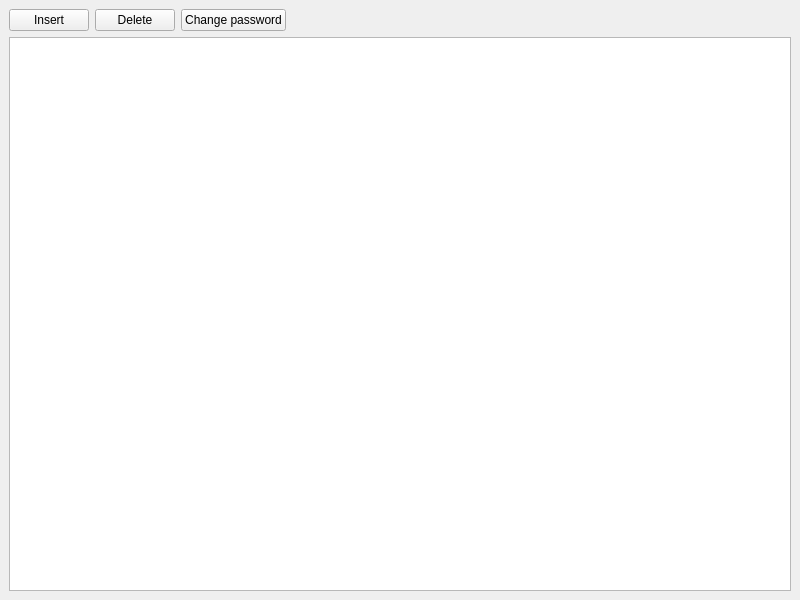
<?xml version="1.0" encoding="UTF-8"?>
<ui version="4.0">
 <class>UsersWindow</class>
 <widget class="QMainWindow" name="UsersWindow">
  <property name="windowModality">
   <enum>Qt::ApplicationModal</enum>
  </property>
  <property name="geometry">
   <rect>
    <x>0</x>
    <y>0</y>
    <width>800</width>
    <height>600</height>
   </rect>
  </property>
  <property name="windowTitle">
   <string>Users</string>
  </property>
  <property name="windowIcon">
   <iconset resource="app.qrc">
    <normaloff>:/app.png</normaloff>:/app.png</iconset>
  </property>
  <widget class="QWidget" name="centralwidget">
   <layout class="QVBoxLayout" name="verticalLayout">
    <item>
     <layout class="QHBoxLayout" name="horizontalLayout">
      <item>
       <widget class="QPushButton" name="user_insert">
        <property name="text">
         <string>Insert</string>
        </property>
       </widget>
      </item>
      <item>
       <widget class="QPushButton" name="user_delete">
        <property name="text">
         <string>Delete</string>
        </property>
       </widget>
      </item>
      <item>
       <widget class="QPushButton" name="user_set_password">
        <property name="text">
         <string>Change password</string>
        </property>
       </widget>
      </item>
      <item>
       <spacer name="horizontalSpacer">
        <property name="orientation">
         <enum>Qt::Horizontal</enum>
        </property>
        <property name="sizeHint" stdset="0">
         <size>
          <width>40</width>
          <height>20</height>
         </size>
        </property>
       </spacer>
      </item>
     </layout>
    </item>
    <item>
     <widget class="QTableWidget" name="users">
      <property name="minimumSize">
       <size>
        <width>0</width>
        <height>150</height>
       </size>
      </property>
      <property name="maximumSize">
       <size>
        <width>16777215</width>
        <height>16777215</height>
       </size>
      </property>
      <property name="palette">
       <palette>
        <active>
         <colorrole role="Highlight">
          <brush brushstyle="SolidPattern">
           <color alpha="255">
            <red>0</red>
            <green>120</green>
            <blue>215</blue>
           </color>
          </brush>
         </colorrole>
         <colorrole role="HighlightedText">
          <brush brushstyle="SolidPattern">
           <color alpha="255">
            <red>255</red>
            <green>255</green>
            <blue>255</blue>
           </color>
          </brush>
         </colorrole>
        </active>
        <inactive>
         <colorrole role="Highlight">
          <brush brushstyle="SolidPattern">
           <color alpha="255">
            <red>0</red>
            <green>120</green>
            <blue>215</blue>
           </color>
          </brush>
         </colorrole>
         <colorrole role="HighlightedText">
          <brush brushstyle="SolidPattern">
           <color alpha="255">
            <red>255</red>
            <green>255</green>
            <blue>255</blue>
           </color>
          </brush>
         </colorrole>
        </inactive>
        <disabled>
         <colorrole role="Highlight">
          <brush brushstyle="SolidPattern">
           <color alpha="255">
            <red>0</red>
            <green>120</green>
            <blue>215</blue>
           </color>
          </brush>
         </colorrole>
         <colorrole role="HighlightedText">
          <brush brushstyle="SolidPattern">
           <color alpha="255">
            <red>255</red>
            <green>255</green>
            <blue>255</blue>
           </color>
          </brush>
         </colorrole>
        </disabled>
       </palette>
      </property>
      <property name="selectionMode">
       <enum>QAbstractItemView::SingleSelection</enum>
      </property>
      <property name="selectionBehavior">
       <enum>QAbstractItemView::SelectRows</enum>
      </property>
      <property name="sortingEnabled">
       <bool>true</bool>
      </property>
      <attribute name="verticalHeaderVisible">
       <bool>false</bool>
      </attribute>
     </widget>
    </item>
   </layout>
  </widget>
 </widget>
 <resources>
  <include location="app.qrc"/>
 </resources>
 <connections/>
</ui>
